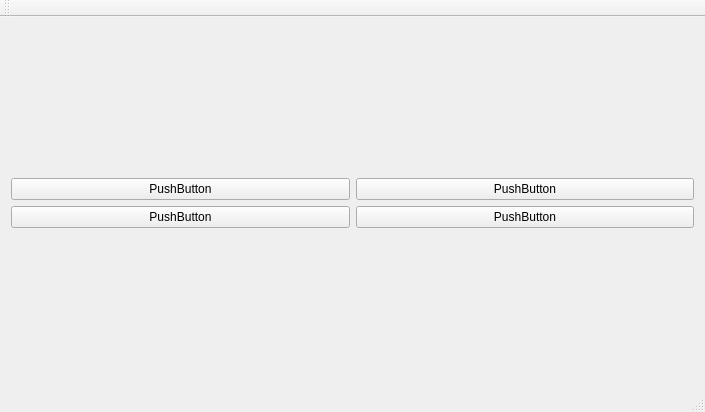
<?xml version="1.0" encoding="UTF-8"?>
<ui version="4.0">
 <class>MainWindow</class>
 <widget class="QMainWindow" name="MainWindow">
  <property name="geometry">
   <rect>
    <x>0</x>
    <y>0</y>
    <width>705</width>
    <height>412</height>
   </rect>
  </property>
  <property name="windowTitle">
   <string>MainWindow</string>
  </property>
  <widget class="QWidget" name="centralWidget">
   <layout class="QVBoxLayout" name="verticalLayout">
    <item>
     <layout class="QGridLayout" name="gridLayout">
      <item row="0" column="0">
       <widget class="QPushButton" name="pushButton">
        <property name="text">
         <string>PushButton</string>
        </property>
       </widget>
      </item>
      <item row="1" column="0">
       <widget class="QPushButton" name="pushButton_2">
        <property name="text">
         <string>PushButton</string>
        </property>
       </widget>
      </item>
      <item row="0" column="1">
       <widget class="QPushButton" name="pushButton_3">
        <property name="text">
         <string>PushButton</string>
        </property>
       </widget>
      </item>
      <item row="1" column="1">
       <widget class="QPushButton" name="pushButton_4">
        <property name="text">
         <string>PushButton</string>
        </property>
       </widget>
      </item>
     </layout>
    </item>
   </layout>
  </widget>
  <widget class="QMenuBar" name="menuBar">
   <property name="geometry">
    <rect>
     <x>0</x>
     <y>0</y>
     <width>705</width>
     <height>20</height>
    </rect>
   </property>
  </widget>
  <widget class="QToolBar" name="mainToolBar">
   <attribute name="toolBarArea">
    <enum>TopToolBarArea</enum>
   </attribute>
   <attribute name="toolBarBreak">
    <bool>false</bool>
   </attribute>
  </widget>
  <widget class="QStatusBar" name="statusBar"/>
 </widget>
 <layoutdefault spacing="6" margin="11"/>
 <resources/>
 <connections/>
</ui>
